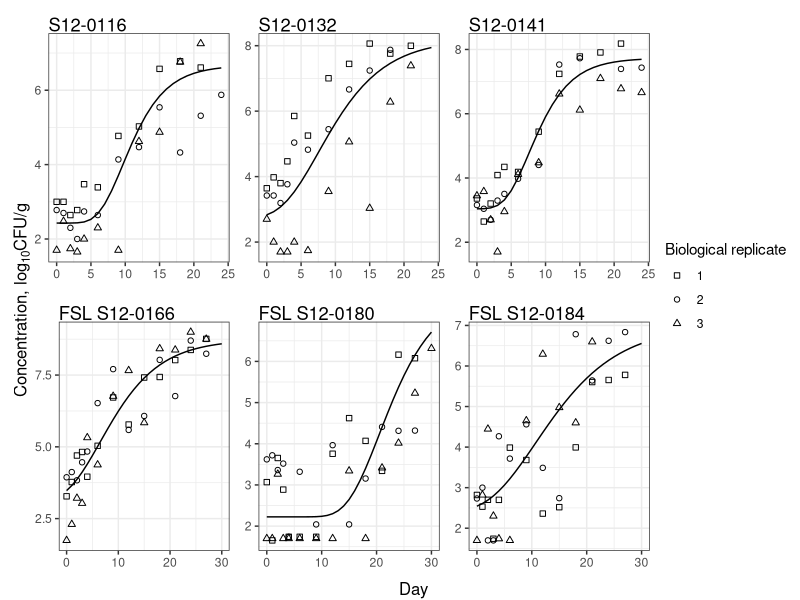
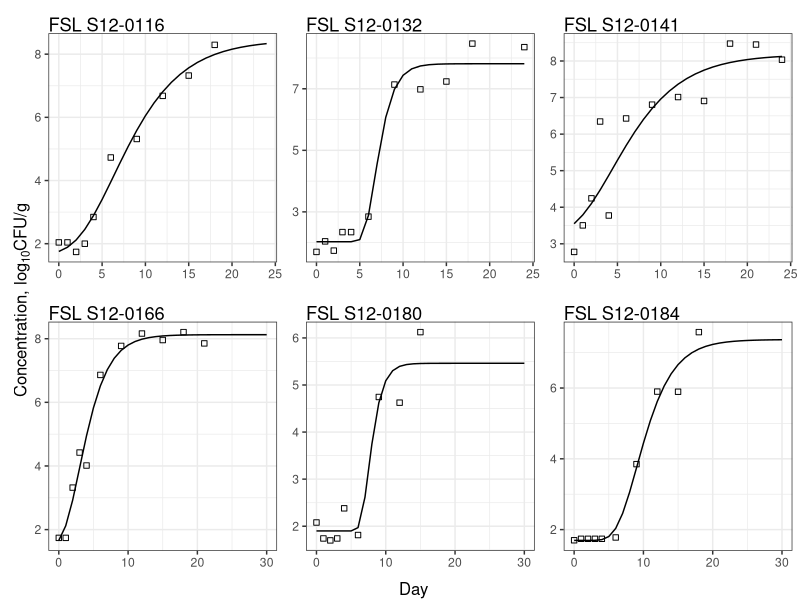
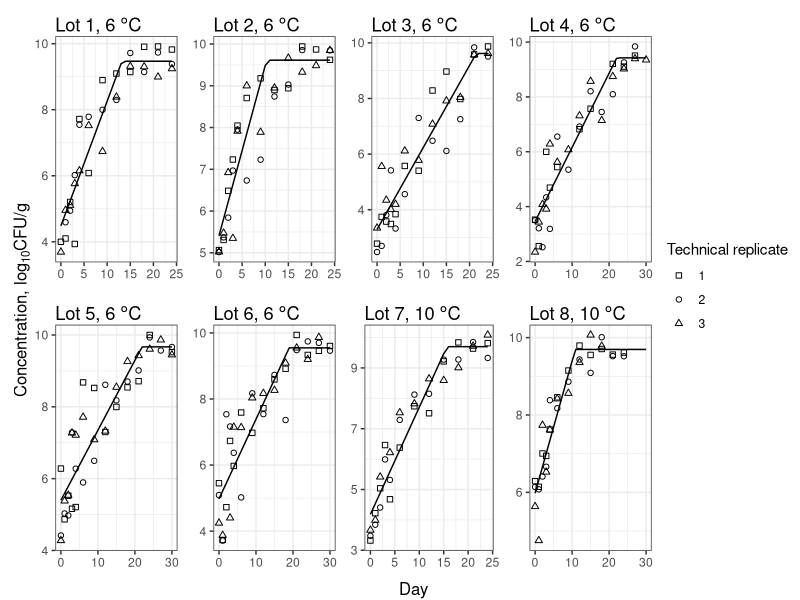

Recreate these plots in R, in order.
## ----------------------Title--------------------------------------------------
#   Overlay the strain and apc data and primary models for plotting (for the paper)

## ----------------------Description--------------------------------------------
#   Project: CIDA Spinach 

#  Script description: See script title. Describes purpose of the script

## ----------------------Packages-----------------------------------------------
#   Loading packages
library(tidyverse); library(dplyr); library(ggplot2); library(RColorBrewer); library(ggpubr); library(grid)

## ----------------------Reading in Data----------------------------------------

apc_strain_data <- read.csv("data/apc_strain_averaged_wrangled_02.csv", header = TRUE)
strain_param <- read.csv("outputs/parameters/primary_model_parameters_strain_averaged.csv", header = TRUE)
apc_param <- read.csv("outputs/parameters/primary_model_parameters_apc_averaged.csv", header = TRUE)

## ------------------Defining Primary Models------------------------------------
# Defining the primary growth functions. The Baranyi (with and without lag), Buchanan (with and without lag), and Gompertz model are found in the nlsMicrobio package. 
#Link to nlsMicrobio on Cran: https://cran.r-project.org/web/packages/nlsMicrobio/index.html. Mumax is in log (base e).
#The gompertz model here is the modified Gompertz model (Zwietering et al., 1990)

#Gompertz
gompertz <- function(day, log10n0, log10nmax, mumax, lag){
  log10n <- log10n0 + (log10nmax - log10n0) * exp(-exp(mumax * exp(1) * (lag - day) / ((log10nmax - log10n0) * log(10)) + 1))
}

#Buchanan no lag 
buchanan_no_lag <- function(day, log10n0, log10nmax, mumax){
  log10n <- log10n0 + (day <= ((log10nmax - log10n0) * log(10) / mumax)) * mumax * day / log(10) + (day > ((log10nmax - log10n0) * log(10) / mumax)) * (log10nmax - log10n0)
}

#End of defining primary models

## ----------------------Data Wrangling-----------------------------------------
apc_strain_data$biorep <- as.factor(apc_strain_data$biorep)

#Data is split into strain growth data and APC growth data 
strain_data <- apc_strain_data %>%
  dplyr::filter(media == "BHIrif")

apc_data <- apc_strain_data %>%
  dplyr::filter(media == "BHI")

strains <- c("S12-0116", "S12-0132", "S12-0141")

for(i in 1:nrow(strain_data)){
  if(strain_data$isolate[i] %in% strains & strain_data$biorep[i] == 2){
    strain_data$biorep[i] <- 1
  } else if(strain_data$isolate[i] %in% strains & strain_data$biorep[i] == 3){
    strain_data$biorep[i] <- 2 
  } else if(strain_data$isolate[i] %in% strains & strain_data$biorep[i] == 4){
    strain_data$biorep[i] <- 3
  }
}

strain_data$biorep <- as.factor(strain_data$biorep)

#Subset strain data by isolate. Creating an empty vector for the predicted value, based on the primary model
b116_6_6 <- filter(strain_data, isolate ==  c("S12-0116")) %>%
  filter(temperature == "6")
b132_6_6 <- filter(strain_data, isolate ==  c("S12-0132")) %>%
  filter(temperature == "6")
b141_6_6 <- filter(strain_data, isolate ==  c("S12-0141")) %>%
  filter(temperature == "6")
b166_6_6 <- filter(strain_data, isolate ==  c("S12-0166")) %>%
  filter(temperature == "6")
b180_6_6 <- filter(strain_data, isolate ==  c("S12-0180")) %>%
  filter(temperature == "6")
b184_6_6 <- filter(strain_data, isolate ==  c("S12-0184")) %>%
  filter(temperature == "6")

b116_10 <- filter(strain_data, isolate ==  c("S12-0116")) %>%
  filter(temperature == "10")
b132_10 <- filter(strain_data, isolate ==  c("S12-0132")) %>%
  filter(temperature == "10")
b141_10 <- filter(strain_data, isolate ==  c("S12-0141")) %>%
  filter(temperature == "10")
b166_10 <- filter(strain_data, isolate ==  c("S12-0166")) %>%
  filter(temperature == "10")
b180_10 <- filter(strain_data, isolate ==  c("S12-0180")) %>%
  filter(temperature == "10")
b184_10 <- filter(strain_data, isolate ==  c("S12-0184")) %>%
  filter(temperature == "10")

#Subset apc data by isolate. Creating an empty vector for the predicted value, based on the primary model
set_1 <- c("S12-0116", "S12-0132", "S12-0141")
set_2 <- c("S12-0166", "S12-0180", "S12-0184")

l1 <- apc_data %>%
  filter(isolate %in% set_1 & biorep == "2" & temperature == "6")
l2 <- apc_data %>%
  filter(isolate %in% set_1 & biorep == "3" & temperature == "6")
l3 <- apc_data %>%
  filter(isolate %in% set_1 & biorep == "4" & temperature == "6")
l4 <- apc_data %>%
  filter(isolate %in% set_2 & biorep == "1" & temperature == "6") %>%
  filter(time == "36")
l5 <- apc_data %>%
  filter(isolate %in% set_2 & biorep == "2" & temperature == "6") %>%
  filter(time == "36")
l6 <- apc_data %>%
  filter(isolate %in% set_2 & biorep == "3" & temperature == "6") %>%
  filter(time == "36")

l7 <- apc_data %>%
  filter(isolate %in% set_1 & temperature == "10")
l8 <- apc_data %>%
  filter(isolate %in% set_2 & temperature == "10") %>%
  filter(time == "36")


#Strain: Creating a dataframe to calculate the predicted value based on the primary models
isolates_6 <- rep(c(rep(c("S12-0116", "S12-0132", "S12-0141"), each = 25), rep(c("S12-0166", "S12-0180", "S12-0184"), each = 31)), each = 1)
strain_day_6 <- c(rep(0:24, times = 3), rep(0:30, times = 3))
strain_temp_6 <- rep("6", times = length(isolates_6))
strain_predicted_concentration_6 <- vector(mode = "logical", length = length(isolates_6))

isolates_10 <- rep(c(rep(c("S12-0116", "S12-0132", "S12-0141"), each = 25), rep(c("S12-0166", "S12-0180", "S12-0184"), each = 31)), each = 1)
strain_day_10 <- rep(c(rep(0:24, times = 3), rep(0:30, times = 3)), each = 1)
strain_temp_10 <- rep("10", times = length(isolates_10))
strain_predicted_concentration_10 <- vector(mode = "logical", length = length(isolates_10))

strain_pred_6 <- bind_cols(isolates_6, strain_day_6, strain_temp_6, strain_predicted_concentration_6)
colnames(strain_pred_6) <- c("isolate", "day", "temp", "predicted_concentration")

strain_pred_10 <- bind_cols(isolates_10, strain_day_10, strain_temp_10, strain_predicted_concentration_10)
colnames(strain_pred_10) <- c("isolate", "day", "temp", "predicted_concentration")

strain_pred <- rbind(strain_pred_6, strain_pred_10)

#Strain: Populating the predicted value column for the data frame created above, based on the primary models
for(i in 1:nrow(strain_pred)){
  row_index <- which(strain_param$isolate == strain_pred$isolate[i] & strain_param$temp == strain_pred$temp[i])
  strain_pred$predicted_concentration[i] <- gompertz(strain_pred$day[i], strain_param$n0[row_index], strain_param$nmax[row_index], strain_param$mumax[row_index], strain_param$lag[row_index])
}

#APC: Creating a dataframe to calculate the predicted value based on the primary models
lots_6 <- rep(c(rep(c("1", "2", "3"), each = 25), rep(c("4", "5", "6"), each = 31)))
apc_day_6 <- c(rep(0:24, times = 3), rep(0:30, times = 3))
apc_temp_6 <- rep("6", times = length(lots_6))
apc_predicted_concentration_6 <- vector(mode = "logical", length = length(lots_6))

lots_10 <- rep(c(rep(c("7"), each = 25), rep(c("8"), each = 31)), each = 1)
apc_day_10 <- rep(c(rep(0:24, times = 1), rep(0:30, times = 1)), each = 1)
apc_temp_10 <- rep("10", times = length(lots_10))
apc_predicted_concentration_10 <- vector(mode = "logical", length = length(lots_10))

apc_pred_6 <- bind_cols(lots_6, apc_day_6, apc_temp_6, apc_predicted_concentration_6)
colnames(apc_pred_6) <- c("lot", "day", "temp", "predicted_concentration")

apc_pred_10 <- bind_cols(lots_10, apc_day_10, apc_temp_10, apc_predicted_concentration_10)
colnames(apc_pred_10) <- c("lot", "day", "temp", "predicted_concentration")

apc_pred <- rbind(apc_pred_6, apc_pred_10)

#APC: Populating the predicted value column for the data frame created above, based on the primary models
for(i in 1:nrow(apc_pred)){
  row_index <- which(apc_param$lot == apc_pred$lot[i])
  apc_pred$predicted_concentration[i] <- buchanan_no_lag(apc_pred$day[i], apc_param$n0[row_index], apc_param$nmax[row_index], apc_param$mumax[row_index])
}

#Subsetting values predicted by the primary model

b116_6_6_strain_pred <- filter(strain_pred, isolate ==  c("S12-0116")) %>%
  filter(temp == "6")
b132_6_6_strain_pred <- filter(strain_pred, isolate ==  c("S12-0132")) %>%
  filter(temp == "6")
b141_6_6_strain_pred <- filter(strain_pred, isolate ==  c("S12-0141")) %>%
  filter(temp == "6")
b166_6_6_strain_pred <- filter(strain_pred, isolate ==  c("S12-0166")) %>%
  filter(temp == "6")
b180_6_6_strain_pred <- filter(strain_pred, isolate ==  c("S12-0180")) %>%
  filter(temp == "6")
b184_6_6_strain_pred <- filter(strain_pred, isolate ==  c("S12-0184")) %>%
  filter(temp == "6")

b116_10_strain_pred <- filter(strain_pred, isolate ==  c("S12-0116")) %>%
  filter(temp == "10")
b132_10_strain_pred <- filter(strain_pred, isolate ==  c("S12-0132")) %>%
  filter(temp == "10")
b141_10_strain_pred <- filter(strain_pred, isolate ==  c("S12-0141")) %>%
  filter(temp == "10")
b166_10_strain_pred <- filter(strain_pred, isolate ==  c("S12-0166")) %>%
  filter(temp == "10")
b180_10_strain_pred <- filter(strain_pred, isolate ==  c("S12-0180")) %>%
  filter(temp == "10")
b184_10_strain_pred <- filter(strain_pred, isolate ==  c("S12-0184")) %>%
  filter(temp == "10")


#Subsetting values predicted by the primary model

l1_pred <- apc_pred %>%
  filter(lot == 1)
l2_pred <- apc_pred %>%
  filter(lot == 2)
l3_pred <- apc_pred %>%
  filter(lot == 3)
l4_pred <- apc_pred %>%
  filter(lot == 4)
l5_pred <- apc_pred %>%
  filter(lot == 5)
l6_pred <- apc_pred %>%
  filter(lot == 6)
l7_pred <- apc_pred %>%
  filter(lot == 7)
l8_pred <- apc_pred %>%
  filter(lot == 8)

## ----------------------Plotting-----------------------------------------------
#Plot data; Save plots in R Project folder

strain_p1_6 <- ggplot(data = b116_6_6, aes(x = day, y = log_average_wrangled_conc)) + 
  geom_point(aes(shape = biorep)) + 
  geom_line(data = b116_6_6_strain_pred, aes(x = day, y = predicted_concentration)) + 
  xlab("Day") + ylab(expression("Log"[10]*"CFU/g")) + labs(title = "S12-0116") + 
  scale_shape_manual(values = c(0, 1, 2)) + 
  labs(shape = "Biological replicate") + 
  theme_bw() +
  theme(plot.title = element_text(vjust = -1.5))

strain_p2_6 <- ggplot(data = b132_6_6, aes(x = day, y = log_average_wrangled_conc)) + 
  geom_point(aes(shape = biorep))  + 
  geom_line(data = b132_6_6_strain_pred, aes(x = day, y = predicted_concentration)) + 
  xlab("Day") + ylab(expression("Log"[10]*"CFU/g")) + labs(title = "S12-0132") + 
  scale_shape_manual(values = c(0, 1, 2)) + 
  labs(shape = "Biological replicate") + 
  theme_bw() +
  theme(plot.title = element_text(vjust = -1.5))

strain_p3_6 <- ggplot(data = b141_6_6, aes(x = day, y = log_average_wrangled_conc)) + 
  geom_point(aes(shape = biorep))  + 
  geom_line(data = b141_6_6_strain_pred, aes(x = day, y = predicted_concentration)) + 
  xlab("Day") + ylab(expression("Log"[10]*"CFU/g")) + 
  labs(title = "S12-0141") + 
  scale_shape_manual(values = c(0, 1, 2)) + 
  labs(shape = "Biological replicate") + 
  theme_bw() +
  theme(plot.title = element_text(vjust = -1.5))

strain_p4_6 <- ggplot(data = b166_6_6, aes(x = day, y = log_average_wrangled_conc)) + 
  geom_point(aes(shape = biorep)) + 
  geom_line(data = b166_6_6_strain_pred, aes(x = day, y = predicted_concentration)) + 
  xlab("Day") + ylab(expression("Log"[10]*"CFU/g")) + labs(title = "FSL S12-0166") + 
  scale_shape_manual(values = c(0, 1, 2)) + 
  labs(shape = "Biological replicate") + 
  theme_bw() +
  theme(plot.title = element_text(vjust = -1.5))

strain_p5_6 <- ggplot(data = b180_6_6, aes(x = day, y = log_average_wrangled_conc)) + 
  geom_point(aes(shape = biorep)) + 
  geom_line(data = b180_6_6_strain_pred, aes(x = day, y = predicted_concentration)) + 
  xlab("Day") + ylab(expression("Log"[10]*"CFU/g")) + labs(title = "FSL S12-0180") + 
  scale_shape_manual(values = c(0, 1, 2)) + 
  labs(shape = "Biological replicate") + 
  theme_bw() +
  theme(plot.title = element_text(vjust = -1.5))

strain_p6_6 <- ggplot(data = b184_6_6, aes(x = day, y = log_average_wrangled_conc)) + 
  geom_point(aes(shape = biorep)) + 
  geom_line(data = b184_6_6_strain_pred, aes(x = day, y = predicted_concentration)) + 
  xlab("Day") + ylab(expression("Log"[10]*"CFU/g")) + labs(title = "FSL S12-0184") + 
  scale_shape_manual(values = c(0, 1, 2)) + labs(shape = "Replicate") + 
  theme_bw() +
  theme(plot.title = element_text(vjust = -1.5))

strain_p1_10 <- ggplot(data = b116_10, aes(x = day, y = log_average_wrangled_conc), shape = biorep) + 
  geom_point(shape = 0)  + 
  geom_line(data = b116_10_strain_pred, aes(x = day, y = predicted_concentration)) + 
  xlab("Day") + ylab(expression("Log"[10]*"CFU/g")) + labs(title = "FSL S12-0116") + 
  theme_bw() +
  theme(plot.title = element_text(vjust = -1.5))

strain_p2_10 <-ggplot(data = b132_10, aes(x = day, y = log_average_wrangled_conc), shape = biorep) + 
  geom_point(shape = 0)  + geom_line(data = b132_10_strain_pred, aes(x = day, y = predicted_concentration)) + 
  xlab("Day") + ylab(expression("Log"[10]*"CFU/g")) + labs(title = "FSL S12-0132") + 
  theme_bw() +
  theme(plot.title = element_text(vjust = -1.5))

strain_p3_10 <-ggplot(data = b141_10, aes(x = day, y = log_average_wrangled_conc), shape = biorep) + 
  geom_point(shape = 0) + 
  geom_line(data = b141_10_strain_pred, aes(x = day, y = predicted_concentration)) + 
  xlab("Day") + ylab(expression("Log"[10]*"CFU/g")) + labs(title = "FSL S12-0141")  + 
  theme_bw() +
  theme(plot.title = element_text(vjust = -1.5))

strain_p4_10 <-ggplot(data = b166_10, aes(x = day, y = log_average_wrangled_conc), shape = biorep) + 
  geom_point(shape = 0) + 
  geom_line(data = b166_10_strain_pred, aes(x = day, y = predicted_concentration)) + 
  xlab("Day") + ylab(expression("Log"[10]*"CFU/g")) + labs(title = "FSL S12-0166")  + 
  theme_bw() +
  theme(plot.title = element_text(vjust = -1.5))

strain_p5_10 <-ggplot(data = b180_10, aes(x = day, y = log_average_wrangled_conc), shape = biorep) + 
  geom_point(shape = 0) + 
  geom_line(data = b180_10_strain_pred, aes(x = day, y = predicted_concentration)) + 
  xlab("Day") + ylab(expression("Log"[10]*"CFU/g")) + labs(title = "FSL S12-0180")  + 
  theme_bw() +
  theme(plot.title = element_text(vjust = -1.5))

strain_p6_10 <-ggplot(data = b184_10, aes(x = day, y = log_average_wrangled_conc), shape = biorep) + 
  geom_point(shape = 0) +
  geom_line(data = b184_10_strain_pred, aes(x = day, y = predicted_concentration)) + 
  xlab("Day") + ylab(expression("Log"[10]*"CFU/g")) + labs(title = "FSL S12-0184")  + 
  theme_bw() +
  theme(plot.title = element_text(vjust = -1.5))

strain_plots_6c <- ggarrange(strain_p1_6 + rremove("ylab") + rremove("xlab"), 
                             strain_p2_6 + rremove("ylab") + rremove("xlab"),
                             strain_p3_6 + rremove("ylab") + rremove("xlab"),
                             strain_p4_6 + rremove("ylab") + rremove("xlab"),
                             strain_p5_6 + rremove("ylab") + rremove("xlab"),
                             strain_p6_6 + rremove("ylab") + rremove("xlab"), ncol = 3, nrow = 2, common.legend = TRUE, legend = "right")

#pdf("outputs/plots/6C_strain_primary_model_plot.pdf")

annotate_figure(strain_plots_6c, left = textGrob(expression("Concentration, log"[10]*"CFU/g"), rot = 90, vjust = 1, gp = gpar(cex = 1)),
                bottom = textGrob("Day", gp = gpar(cex = 1)))

#dev.off()

strain_plots_10c <- ggarrange(strain_p1_10 + rremove("ylab") + rremove("xlab"), 
                              strain_p2_10 + rremove("ylab") + rremove("xlab"),
                              strain_p3_10 + rremove("ylab") + rremove("xlab"),
                              strain_p4_10 + rremove("ylab") + rremove("xlab"),
                              strain_p5_10 + rremove("ylab") + rremove("xlab"),
                              strain_p6_10 + rremove("ylab") + rremove("xlab"), ncol = 3, nrow = 2)

#pdf("outputs/plots/10_strain_primary_model_plot.pdf")

annotate_figure(strain_plots_10c, left = textGrob(expression("Concentration, log"[10]*"CFU/g"), rot = 90, vjust = 1, gp = gpar(cex = 1)),
                bottom = textGrob("Day", gp = gpar(cex = 1)))

#dev.off()

#APC

apc_p1_6 <- ggplot(data = l1, aes(x = day, y = log_average_wrangled_conc)) + 
  geom_point(aes(shape = isolate)) + 
  geom_line(data = l1_pred, aes(x = day, y = predicted_concentration)) + 
  xlab("Day") + ylab(expression("Log"[10]*"CFU/g")) + labs(title = expression("Lot 1, 6"*~degree*"C")) + 
  scale_shape_manual(values = c(0, 1, 2), labels = c(1, 2, 3)) + 
  labs(shape = "Technical replicate") + 
  theme_bw() +
  theme(plot.title = element_text(vjust = -1.5))

apc_p2_6 <- ggplot(data = l2, aes(x = day, y = log_average_wrangled_conc)) + 
  geom_point(aes(shape = isolate)) + 
  geom_line(data = l2_pred, aes(x = day, y = predicted_concentration)) + 
  xlab("Day") + ylab(expression("Log"[10]*"CFU/g")) + labs(title = expression("Lot 2, 6"*~degree*"C")) + 
  scale_shape_manual(values = c(0, 1, 2), labels = c(1, 2, 3)) + 
  labs(shape = "Technical replicate") + 
  theme_bw() +
  theme(plot.title = element_text(vjust = -1.5))

apc_p3_6 <- ggplot(data = l3, aes(x = day, y = log_average_wrangled_conc)) + 
  geom_point(aes(shape = isolate)) + 
  geom_line(data = l3_pred, aes(x = day, y = predicted_concentration)) + 
  xlab("Day") + ylab(expression("Log"[10]*"CFU/g")) + labs(title = expression("Lot 3, 6"*~degree*"C")) + 
  scale_shape_manual(values = c(0, 1, 2), labels = c(1, 2, 3)) + 
  labs(shape = "Technical replicate") + 
  theme_bw() +
  theme(plot.title = element_text(vjust = -1.5))

apc_p4_6 <- ggplot(data = l4, aes(x = day, y = log_average_wrangled_conc)) + 
  geom_point(aes(shape = isolate)) + 
  geom_line(data = l4_pred, aes(x = day, y = predicted_concentration)) + 
  xlab("Day") + ylab(expression("Log"[10]*"CFU/g")) + labs(title = expression("Lot 4, 6"*~degree*"C")) + 
  scale_shape_manual(values = c(0, 1, 2), labels = c(1, 2, 3)) + 
  labs(shape = "Technical replicate") + 
  theme_bw() +
  theme(plot.title = element_text(vjust = -1.5))


apc_p5_6 <- ggplot(data = l5, aes(x = day, y = log_average_wrangled_conc)) + 
  geom_point(aes(shape = isolate)) + 
  geom_line(data = l5_pred, aes(x = day, y = predicted_concentration)) + 
  xlab("Day") + ylab(expression("Log"[10]*"CFU/g")) + labs(title = expression("Lot 5, 6"*~degree*"C")) + 
  scale_shape_manual(values = c(0, 1, 2), labels = c(1, 2, 3)) + 
  labs(shape = "Technical replicate") + 
  theme_bw() +
  theme(plot.title = element_text(vjust = -1.5))

apc_p6_6 <- ggplot(data = l6, aes(x = day, y = log_average_wrangled_conc)) + 
  geom_point(aes(shape = isolate)) + 
  geom_line(data = l6_pred, aes(x = day, y = predicted_concentration)) + 
  xlab("Day") + ylab(expression("Log"[10]*"CFU/g")) + labs(title = expression("Lot 6, 6"*~degree*"C")) + 
  scale_shape_manual(values = c(0, 1, 2), labels = c(1, 2, 3)) + 
  labs(shape = "Technical replicate") + 
  theme_bw() +
  theme(plot.title = element_text(vjust = -1.5))

apc_p7_10 <- ggplot(data = l7, aes(x = day, y = log_average_wrangled_conc)) + 
  geom_point(aes(shape = isolate)) + 
  geom_line(data = l7_pred, aes(x = day, y = predicted_concentration)) + 
  xlab("Day") + ylab(expression("Log"[10]*"CFU/g")) + labs(title = expression("Lot 7, 10"*~degree*"C")) + 
  scale_shape_manual(values = c(0, 1, 2), labels = c(1, 2, 3)) + 
  labs(shape = "Technical replicate") + 
  theme_bw() +
  theme(plot.title = element_text(vjust = -1.5))

apc_p8_10 <- ggplot(data = l8, aes(x = day, y = log_average_wrangled_conc)) + 
  geom_point(aes(shape = isolate)) + 
  geom_line(data = l8_pred, aes(x = day, y = predicted_concentration)) + 
  xlab("Day") + ylab(expression("Log"[10]*"CFU/g")) + labs(title = expression("Lot 8, 10"*~degree*"C")) + 
  scale_shape_manual(values = c(0, 1, 2), labels = c(1, 2, 3)) + 
  labs(shape = "Technical replicate") + 
  theme_bw() +
  theme(plot.title = element_text(vjust = -1.5))


apc_plots <- ggarrange(apc_p1_6 + rremove("ylab") + rremove("xlab"), 
                       apc_p2_6 + rremove("ylab") + rremove("xlab"),
                       apc_p3_6 + rremove("ylab") + rremove("xlab"),
                       apc_p4_6 + rremove("ylab") + rremove("xlab"),
                       apc_p5_6 + rremove("ylab") + rremove("xlab"),
                       apc_p6_6 + rremove("ylab") + rremove("xlab"), 
                       apc_p7_10 + rremove("ylab") + rremove("xlab"), 
                       apc_p8_10 + rremove("ylab") + rremove("xlab"), ncol = 4, nrow = 2, common.legend = TRUE, legend = "right")

#pdf("outputs/plots/apc_primary_model_plot.pdf")

annotate_figure(apc_plots, left = textGrob(expression("Concentration, log"[10]*"CFU/g"), rot = 90, vjust = 1, gp = gpar(cex = 1)),
                bottom = textGrob("Day", gp = gpar(cex = 1)))

#dev.off()


